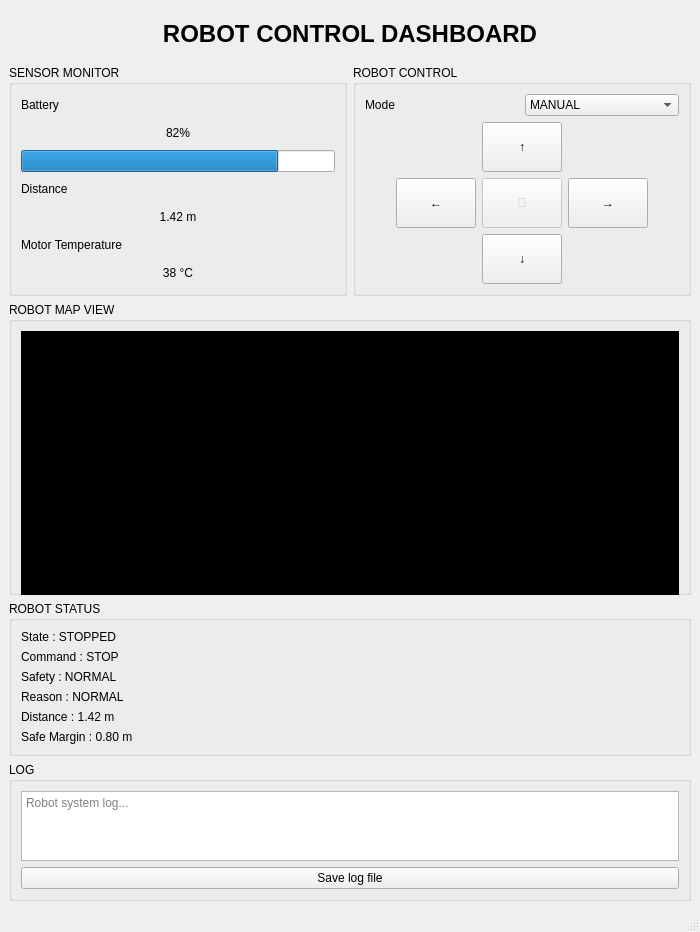
<?xml version="1.0" encoding="UTF-8"?>
<ui version="4.0">
 <class>MainWindow</class>
 <widget class="QMainWindow" name="MainWindow">
  <property name="geometry">
   <rect>
    <x>0</x>
    <y>0</y>
    <width>700</width>
    <height>932</height>
   </rect>
  </property>
  <property name="minimumSize">
   <size>
    <width>700</width>
    <height>900</height>
   </size>
  </property>
  <property name="windowTitle">
   <string>Robot Sensor &amp; Motion Control Dashboard</string>
  </property>
  <widget class="QWidget" name="centralwidget">
   <layout class="QVBoxLayout" name="verticalLayout_main">
    <item>
     <widget class="QLabel" name="lblTitle">
      <property name="minimumSize">
       <size>
        <width>0</width>
        <height>50</height>
       </size>
      </property>
      <property name="styleSheet">
       <string notr="true">font: &quot;Pretendard&quot;;
font-size: 24px;
font-weight: bold;
       </string>
      </property>
      <property name="text">
       <string>ROBOT CONTROL DASHBOARD</string>
      </property>
      <property name="alignment">
       <set>Qt::AlignCenter</set>
      </property>
     </widget>
    </item>
    <item>
     <layout class="QHBoxLayout" name="horizontalLayout_top">
      <item>
       <widget class="QGroupBox" name="groupSensor">
        <property name="title">
         <string>SENSOR MONITOR</string>
        </property>
        <layout class="QVBoxLayout" name="verticalLayout_sensor">
         <item>
          <widget class="QLabel" name="lblBatteryTitle">
           <property name="text">
            <string>Battery</string>
           </property>
          </widget>
         </item>
         <item>
          <widget class="QLabel" name="lblBattery">
           <property name="text">
            <string>82%</string>
           </property>
           <property name="alignment">
            <set>Qt::AlignCenter</set>
           </property>
          </widget>
         </item>
         <item>
          <widget class="QProgressBar" name="progressBattery">
           <property name="minimum">
            <number>0</number>
           </property>
           <property name="maximum">
            <number>100</number>
           </property>
           <property name="value">
            <number>82</number>
           </property>
           <property name="textVisible">
            <bool>false</bool>
           </property>
          </widget>
         </item>
         <item>
          <widget class="QLabel" name="lblDistanceTitle">
           <property name="text">
            <string>Distance</string>
           </property>
          </widget>
         </item>
         <item>
          <widget class="QLabel" name="lblDistance">
           <property name="text">
            <string>1.42 m</string>
           </property>
           <property name="alignment">
            <set>Qt::AlignCenter</set>
           </property>
          </widget>
         </item>
         <item>
          <widget class="QLabel" name="lblMotorTempTitle">
           <property name="text">
            <string>Motor Temperature</string>
           </property>
          </widget>
         </item>
         <item>
          <widget class="QLabel" name="lblMotorTemp">
           <property name="text">
            <string>38 °C</string>
           </property>
           <property name="alignment">
            <set>Qt::AlignCenter</set>
           </property>
          </widget>
         </item>
        </layout>
       </widget>
      </item>
      <item>
       <widget class="QGroupBox" name="groupControl">
        <property name="title">
         <string>ROBOT CONTROL</string>
        </property>
        <layout class="QVBoxLayout" name="verticalLayout_control">
         <item>
          <layout class="QHBoxLayout" name="horizontalLayout_mode">
           <item>
            <widget class="QLabel" name="lblModeTitle">
             <property name="text">
              <string>Mode</string>
             </property>
            </widget>
           </item>
           <item>
            <widget class="QComboBox" name="comboMode">
             <item>
              <property name="text">
               <string>MANUAL</string>
              </property>
             </item>
             <item>
              <property name="text">
               <string>AUTO</string>
              </property>
             </item>
            </widget>
           </item>
          </layout>
         </item>
         <item>
          <layout class="QHBoxLayout" name="horizontalLayout_speed"/>
         </item>
         <item>
          <spacer name="verticalSpacer_control">
           <property name="orientation">
            <enum>Qt::Vertical</enum>
           </property>
           <property name="sizeHint" stdset="0">
            <size>
             <width>20</width>
             <height>20</height>
            </size>
           </property>
          </spacer>
         </item>
         <item>
          <layout class="QHBoxLayout" name="horizontalLayout_forward">
           <item>
            <spacer name="horizontalSpacer_forward">
             <property name="orientation">
              <enum>Qt::Horizontal</enum>
             </property>
             <property name="sizeHint" stdset="0">
              <size>
               <width>0</width>
               <height>0</height>
              </size>
             </property>
            </spacer>
           </item>
           <item>
            <widget class="QPushButton" name="btnForward">
             <property name="minimumSize">
              <size>
               <width>70</width>
               <height>50</height>
              </size>
             </property>
             <property name="text">
              <string>↑</string>
             </property>
             <property name="shortcut">
              <string>Up</string>
             </property>
            </widget>
           </item>
           <item>
            <spacer name="horizontalSpacer_forward2">
             <property name="orientation">
              <enum>Qt::Horizontal</enum>
             </property>
             <property name="sizeHint" stdset="0">
              <size>
               <width>0</width>
               <height>0</height>
              </size>
             </property>
            </spacer>
           </item>
          </layout>
         </item>
         <item>
          <layout class="QHBoxLayout" name="horizontalLayout_direction">
           <item>
            <spacer name="horizontalSpacer_direction">
             <property name="orientation">
              <enum>Qt::Horizontal</enum>
             </property>
             <property name="sizeHint" stdset="0">
              <size>
               <width>0</width>
               <height>0</height>
              </size>
             </property>
            </spacer>
           </item>
           <item>
            <widget class="QPushButton" name="btnLeft">
             <property name="minimumSize">
              <size>
               <width>70</width>
               <height>50</height>
              </size>
             </property>
             <property name="text">
              <string>←</string>
             </property>
             <property name="shortcut">
              <string>Left</string>
             </property>
            </widget>
           </item>
           <item>
            <widget class="QPushButton" name="btnStop">
             <property name="enabled">
              <bool>false</bool>
             </property>
             <property name="minimumSize">
              <size>
               <width>70</width>
               <height>50</height>
              </size>
             </property>
             <property name="text">
              <string>🤖</string>
             </property>
             <property name="shortcut">
              <string>Space</string>
             </property>
            </widget>
           </item>
           <item>
            <widget class="QPushButton" name="btnRight">
             <property name="minimumSize">
              <size>
               <width>70</width>
               <height>50</height>
              </size>
             </property>
             <property name="text">
              <string>→</string>
             </property>
             <property name="shortcut">
              <string>Right</string>
             </property>
            </widget>
           </item>
           <item>
            <spacer name="horizontalSpacer_direction2">
             <property name="orientation">
              <enum>Qt::Horizontal</enum>
             </property>
             <property name="sizeHint" stdset="0">
              <size>
               <width>0</width>
               <height>0</height>
              </size>
             </property>
            </spacer>
           </item>
          </layout>
         </item>
         <item>
          <layout class="QHBoxLayout" name="horizontalLayout_backward">
           <item>
            <spacer name="horizontalSpacer_backward">
             <property name="orientation">
              <enum>Qt::Horizontal</enum>
             </property>
             <property name="sizeHint" stdset="0">
              <size>
               <width>0</width>
               <height>0</height>
              </size>
             </property>
            </spacer>
           </item>
           <item>
            <widget class="QPushButton" name="btnBackward">
             <property name="minimumSize">
              <size>
               <width>70</width>
               <height>50</height>
              </size>
             </property>
             <property name="text">
              <string>↓</string>
             </property>
             <property name="shortcut">
              <string>Down</string>
             </property>
            </widget>
           </item>
           <item>
            <spacer name="horizontalSpacer_backward2">
             <property name="orientation">
              <enum>Qt::Horizontal</enum>
             </property>
             <property name="sizeHint" stdset="0">
              <size>
               <width>0</width>
               <height>0</height>
              </size>
             </property>
            </spacer>
           </item>
          </layout>
         </item>
        </layout>
       </widget>
      </item>
     </layout>
    </item>
    <item>
     <widget class="QGroupBox" name="groupMap">
      <property name="title">
       <string>ROBOT MAP VIEW</string>
      </property>
      <layout class="QVBoxLayout" name="verticalLayout_map">
       <item>
        <widget class="QGraphicsView" name="graphicsViewMap">
         <property name="minimumSize">
          <size>
           <width>0</width>
           <height>280</height>
          </size>
         </property>
         <property name="styleSheet">
          <string notr="true">background-color: rgb(0, 0, 0);</string>
         </property>
         <property name="verticalScrollBarPolicy">
          <enum>Qt::ScrollBarAlwaysOff</enum>
         </property>
         <property name="horizontalScrollBarPolicy">
          <enum>Qt::ScrollBarAlwaysOff</enum>
         </property>
         <property name="renderHints">
          <set>QPainter::Antialiasing</set>
         </property>
        </widget>
       </item>
      </layout>
     </widget>
    </item>
    <item>
     <widget class="QGroupBox" name="groupStatus">
      <property name="title">
       <string>ROBOT STATUS</string>
      </property>
      <layout class="QVBoxLayout" name="verticalLayout_status">
       <item>
        <widget class="QLabel" name="lblState">
         <property name="text">
          <string>State : STOPPED</string>
         </property>
        </widget>
       </item>
       <item>
        <widget class="QLabel" name="lblCommand">
         <property name="text">
          <string>Command : STOP</string>
         </property>
        </widget>
       </item>
       <item>
        <widget class="QLabel" name="lblSafety">
         <property name="text">
          <string>Safety : NORMAL</string>
         </property>
        </widget>
       </item>
       <item>
        <widget class="QLabel" name="lblReason">
         <property name="text">
          <string>Reason : NORMAL</string>
         </property>
        </widget>
       </item>
       <item>
        <widget class="QLabel" name="lblObstacleDistance">
         <property name="text">
          <string>Distance : 1.42 m</string>
         </property>
        </widget>
       </item>
       <item>
        <widget class="QLabel" name="lblSafeDistance">
         <property name="text">
          <string>Safe Margin : 0.80 m</string>
         </property>
        </widget>
       </item>
      </layout>
     </widget>
    </item>
    <item>
     <widget class="QGroupBox" name="groupLog">
      <property name="title">
       <string>LOG</string>
      </property>
      <layout class="QVBoxLayout" name="verticalLayout_log">
       <item>
        <widget class="QTextEdit" name="textLog">
         <property name="readOnly">
          <bool>true</bool>
         </property>
         <property name="placeholderText">
          <string>Robot system log...</string>
         </property>
        </widget>
       </item>
       <item>
        <widget class="QPushButton" name="btnSaveLogFile">
         <property name="text">
          <string>Save log file</string>
         </property>
        </widget>
       </item>
      </layout>
     </widget>
    </item>
   </layout>
  </widget>
  <widget class="QStatusBar" name="statusbar"/>
 </widget>
 <resources/>
 <connections/>
</ui>
